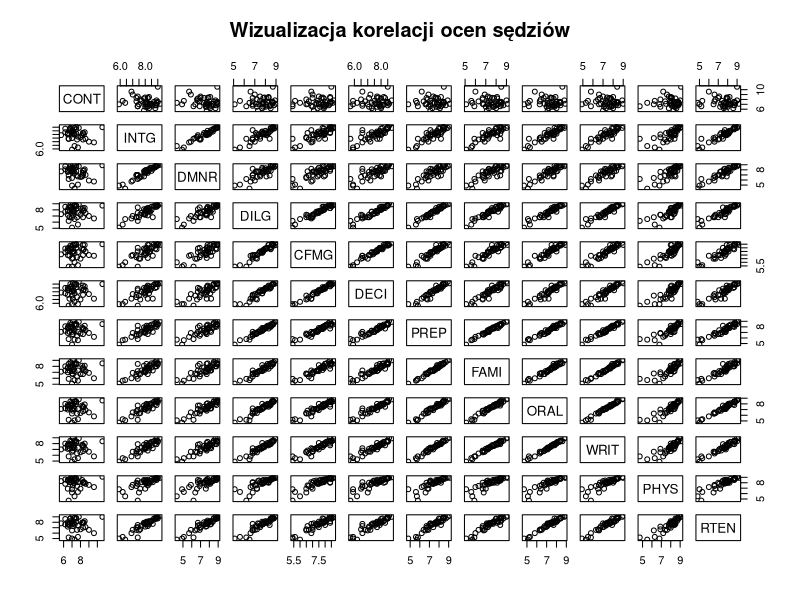
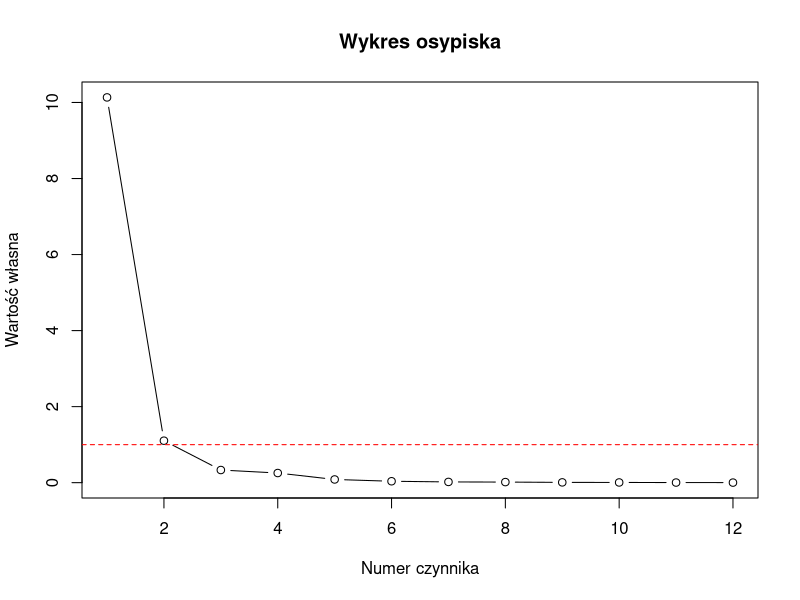

Write R code to recreate these figures, in order. (Note: this script raises an error after producing the figures.)
# FA project, Factor Analysis
install.packages("psych")
install.packages("GPArotation")

library(psych)
library(GPArotation)

# 1. loading data
data("USJudgeRatings")
df <- USJudgeRatings
head(df)
dim(df)
str(df)          
summary(df)       
# 43 sędziów, 12 ocen

# 2. checking correlation
R <- cor(df)
R
pairs(df, main="Wizualizacja korelacji ocen sędziów")
#pokazuje powiązania między zmiennymi, niektóre zmienne są mocno ze sobą powiązane, a inne mniej

# 3. checking the validity of FA
#squared multiple correlations (SMC)
smc <- smc(R) 
smc

# value close to 1 -> variable is well correlated with others -> we can go with FA
# KMO
KMO(R)

# Bartlett's test
cortest.bartlett(R, n = nrow(df))

# 4. Determine number of factors
eig <- eigen(R)$values
eig
#Bierzemy czynniki z eigenvalue > 1, czyli pierwszy i drugi-> 2 czynniki

# scree plot
plot(eig, type="b", main="Wykres osypiska",
     xlab="Numer czynnika", ylab="Wartość własna")
abline(h=1, col="red", lty=2)

# 5. Factor analysis
#with rotation
fa1 <- factanal(df, factors=2, rotation="none", scores="regression")
fa1
# very strong correlations between variables for ML

# Attempt on correlation matrix using ML method with orthogonal rotation
fa2 <- factanal(covmat = R,
                factors = 2,
                n.obs = nrow(df),
                rotation = "varimax")

fa2
#the data essentially has a structure close to one-factor

#With 1 factor
fa3 <- factanal(covmat = R,
                factors = 1,
                n.obs = nrow(df))

fa3
# Even with 1 factor it doesn't work due to strong correlations

# 6.PAF
fa_paf_2 <- fa(df,
               nfactors = 2,
               fm = "pa",
               rotate = "varimax")

fa_paf_2

#7. Factor diagram
fa.diagram(fa_paf_2)

# 8. Factor scores
scores_paf <- factor.scores(df, fa_paf_2)
head(scores_paf$scores)

# 9. Visualization of PAF results
par(mar = c(5, 5, 4, 2))
plot(scores_paf$scores[,1], scores_paf$scores[,2],
     xlab = "Czynnik 1 (PAF)",
     ylab = "Czynnik 2 (PAF)",
     main = "Położenie sędziów w przestrzeni czynnikowej (PAF – 2 czynniki)",
     pch = 19,
     col = "blue")

# Observation labels
text(scores_paf$scores[,1], scores_paf$scores[,2],
     labels = rownames(df),
     pos = 3,
     cex = 0.7)
